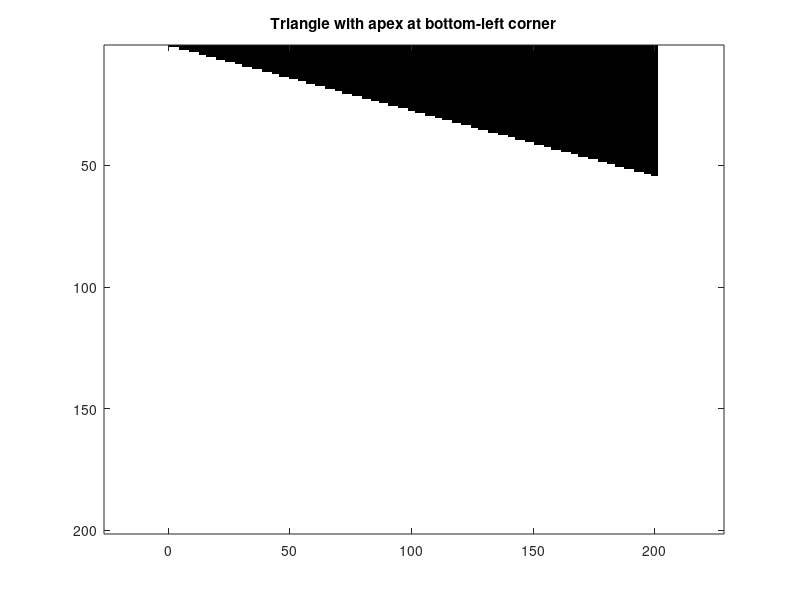

The MATLAB source for this figure:
n = 201;        % matrix size
alpha = 15;     % angle in degrees

% Coordinate grid
[x, y] = meshgrid(1:n, 1:n);

% Move origin to bottom-left corner
X = x - 1;
Y = y - 1;

% Convert angle
alpha_rad = deg2rad(alpha);

% Triangle condition
inside_triangle = ...
    (Y >= 0) & ...
    (X >= 0) & ...
    (Y <= X * tan(alpha_rad));

% Create mask
M = ones(n);
M(inside_triangle) = 0;

% Display
imagesc(M)
axis equal tight
colormap(gray)
title('Triangle with apex at bottom-left corner')
